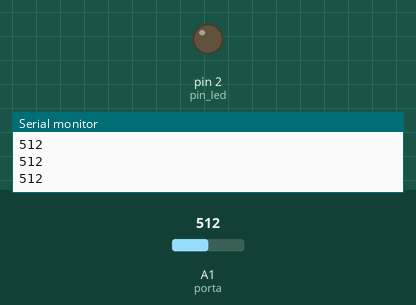
The sketch below on a simulated Arduino Uno, built with avr-gcc and run on an emulated ATmega328P. Parts: output pins drawn as LEDs (lit = HIGH), the last lines printed to the serial monitor. The test bench sets the inputs (shaded band); at power-on: A1 (porta) = 512.

Above: at 1.2 s.
1.3 s: A1 (porta) set to 78
2.8 s: A1 (porta) set to 64
At 3.5 s:
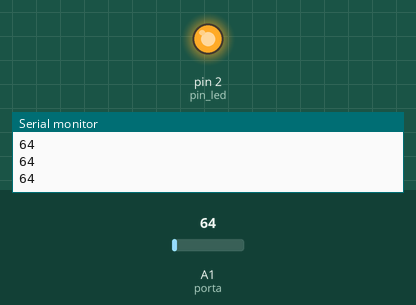
4.3 s: A1 (porta) set to 122
At 4.6 s:
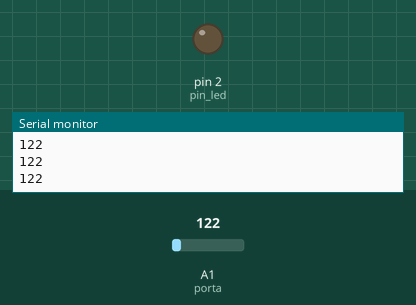
5.8 s: A1 (porta) set to 0
At 6.9 s:
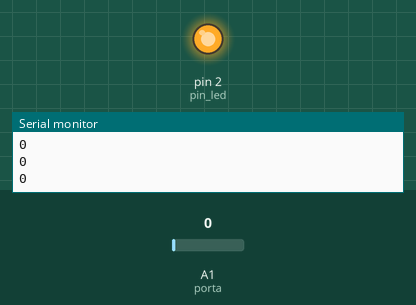
Timing chart, 0 to 8.3 s (numbered marks = the images above; inputs shaded):
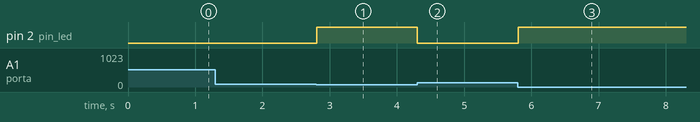

The sketch:

IOT_ldr_POSTE.ino
```cpp
int porta = A1;
int valor;
const int pin_led = 2;
int claro = 70;

void setup() {
  Serial.begin(9600);
  pinMode(porta, INPUT);
  pinMode(pin_led, OUTPUT);
}

void loop() {
  valor = analogRead(porta);
  Serial.println(valor);
  if (valor <= claro){
    digitalWrite(pin_led, HIGH);
  }
  else{
    digitalWrite(pin_led, LOW);
  }
}
```

Measured:
- the behaviour switches between 71 and 70 on A1 (porta) (found by bisection; images 0 and 1)
- after the input at 2.8 s, pin 2 (pin_led): LOW → HIGH at once
- after the input at 4.3 s, pin 2 (pin_led): HIGH → LOW at once
- after the input at 5.8 s, pin 2 (pin_led): LOW → HIGH at once
